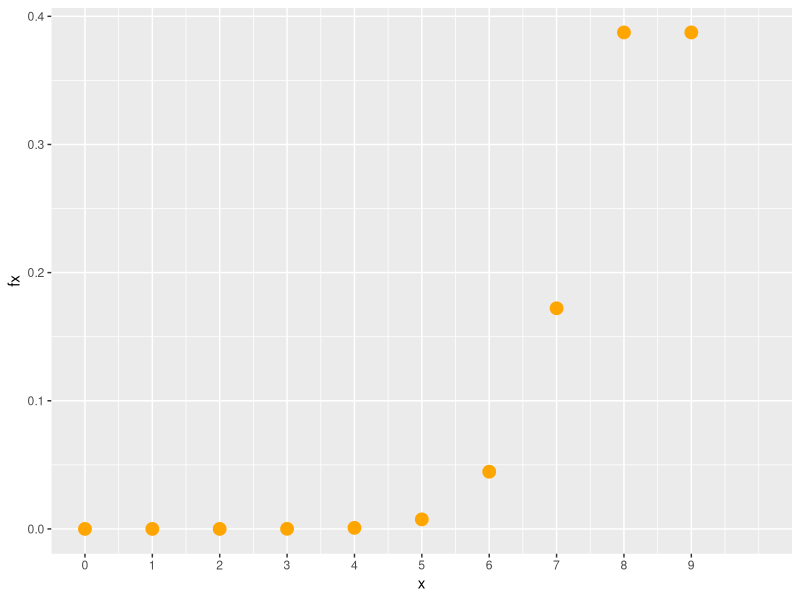
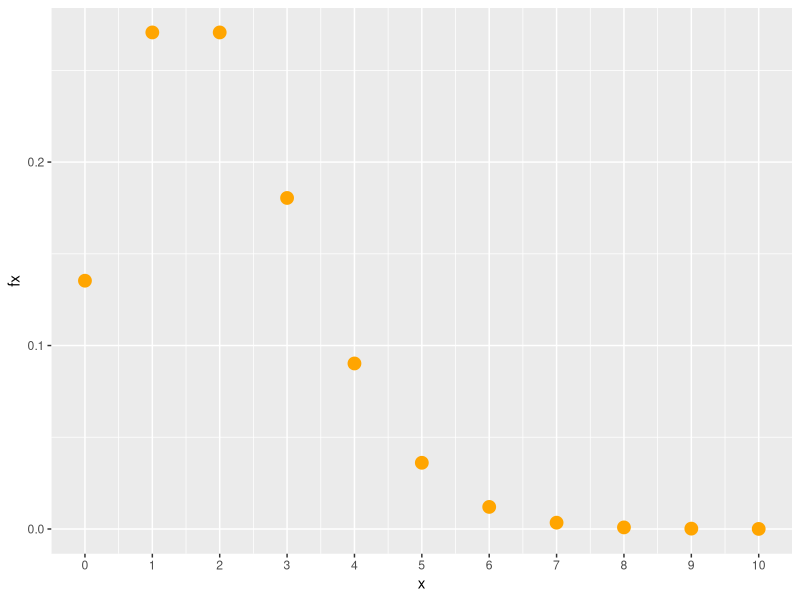
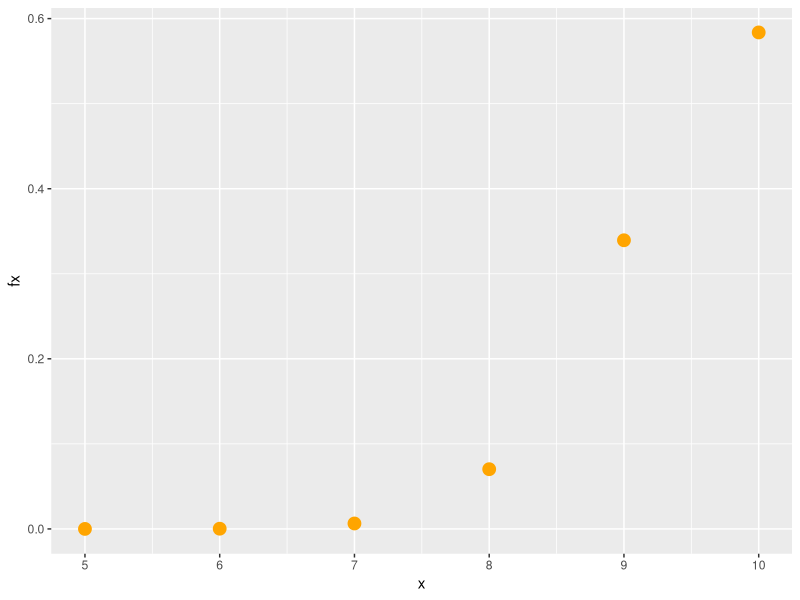
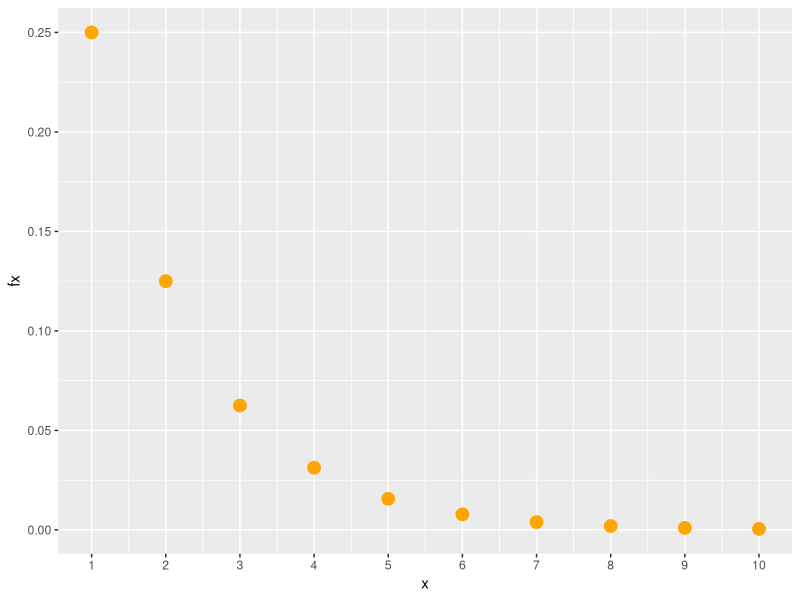
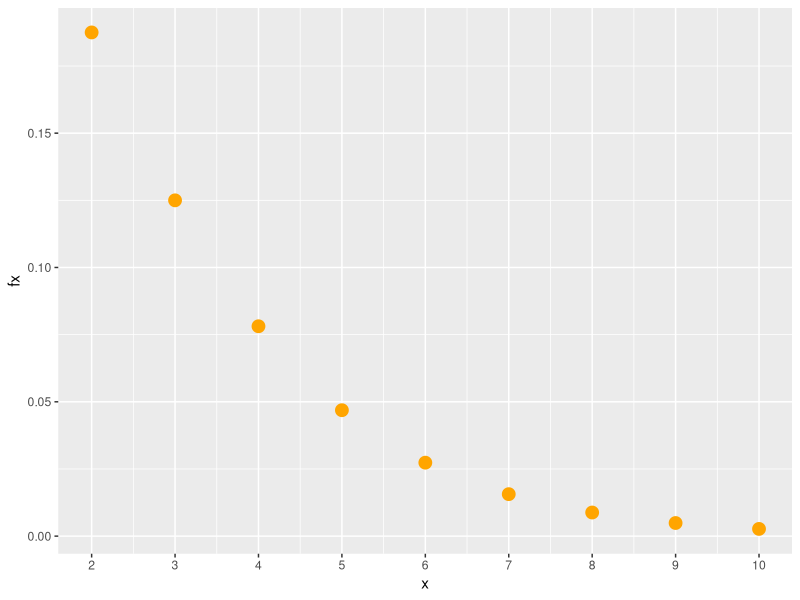
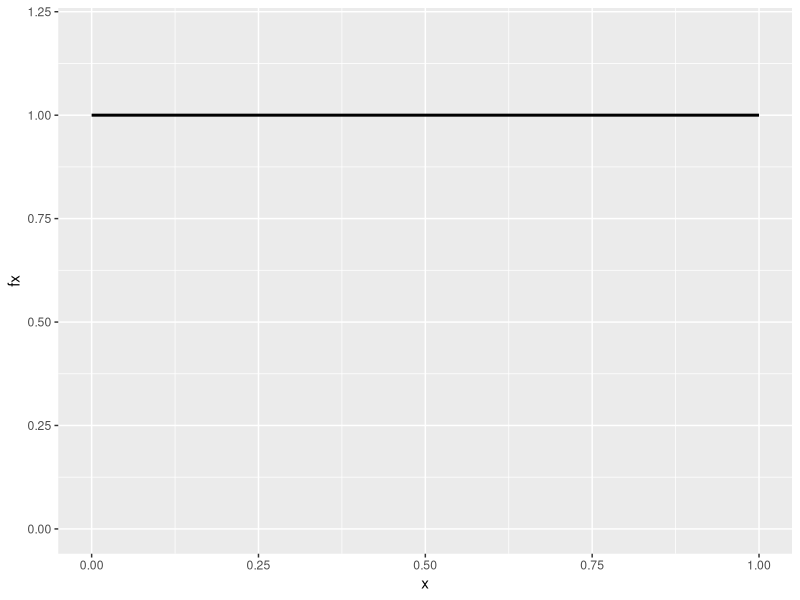
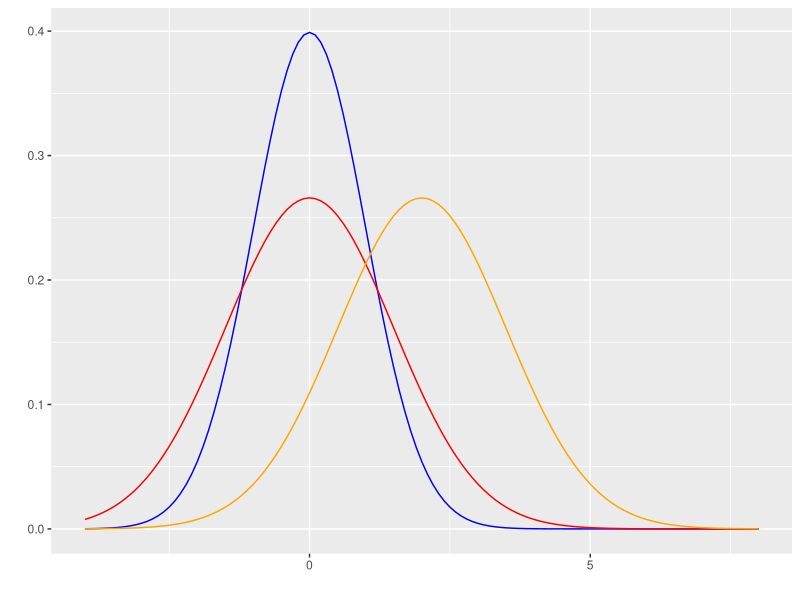
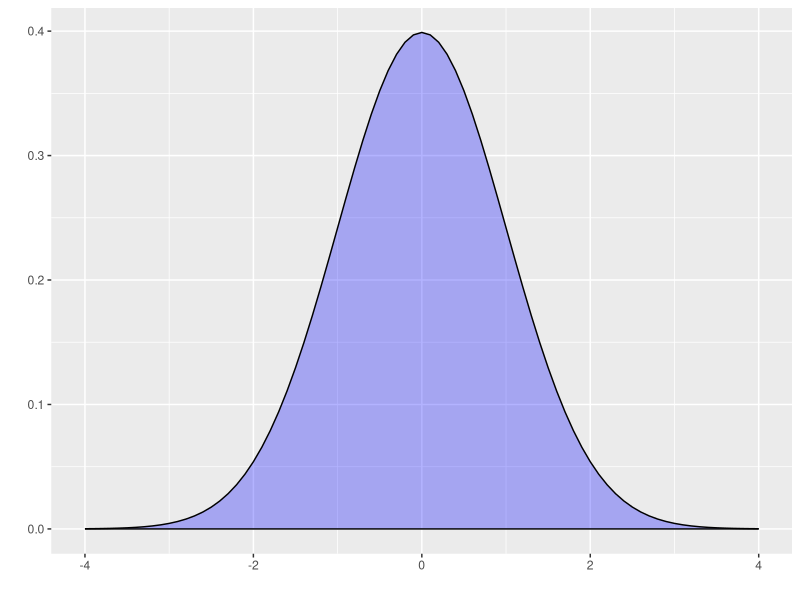

Write R code to recreate these figures, in order.
## ---- chunk 1
knitr::opts_chunk$set(echo = TRUE)

# colores
c0="#0DA5A6" # VERDE CLARO
c1="#E77C00" # NARANJA
c2="#6666FF" # AZUL  
c3="#4CBFBA" # VERDE CLARO  
c4="#E09600" # AMARILLO  
c5="#BC2B6A" # MORADO 

## ---- chunk 2
library(ggplot2)
# modelo binomial  ok
x=0:9
fx=dbinom(x,9,0.90)
dat=data.frame(x,fx)


ggplot(dat) + geom_point(aes(x, fx),colour = "orange", size = 4) +
  scale_x_continuous(limits = c(0, 10),
                     breaks = c(0,1,2,3,4,5,6,7,8,9), 
                     labels = c('0','1','2','3','4','5','6','7','8','9'))
## ---- chunk 3
 dbinom(7,9,0.90)
## ---- chunk 4
# poiss ok
library(ggplot2)
x=0:10
fx=dpois(x,2)
dat=data.frame(x,fx)


ggplot(dat) + geom_point(aes(x, fx),colour = "orange", size = 4) +
  scale_x_continuous(limits = c(0, 10),
                     breaks = c(0,1,2,3,4,5,6,7,8,9,10), 
                     labels = c('0','1','2','3','4','5','6','7','8','9','10'))
## ---- chunk 5
dpois(0,2)
## ---- chunk 6
# hyper ok
library(ggplot2)
x=5:10
fx=dhyper(x,95,5,10)
dat=data.frame(x,fx)


ggplot(dat) + geom_point(aes(x, fx),colour = "orange", size = 4) +
  scale_x_continuous(limits = c(5, 10),
                     breaks = c(5,6,7,8,9,10), 
                     labels = c('5','6','7','8','9','10'))
## ---- chunk 7
# geom 
library(ggplot2)
x=1:10
fx=dgeom(x,0.5)
dat=data.frame(x,fx)


ggplot(dat) + geom_point(aes(x, fx),colour = "orange", size = 4) +
  scale_x_continuous(limits = c(1, 10),
                     breaks = c(1,2,3,4,5,6,7,8,9,10), 
                     labels = c('1','2','3','4','5','6','7','8','9','10'))
## ---- chunk 8
# nbiom
library(ggplot2)
x=2:10
fx=dnbinom(x,2,0.50)
dat=data.frame(x,fx)


ggplot(dat) + geom_point(aes(x, fx),colour = "orange", size = 4) +
  scale_x_continuous(limits = c(2, 10),
                     breaks = c(2,3,4,5,6,7,8,9,10), 
                     labels = c('2','3','4','5','6','7','8','9','10'))
## ---- chunk 9
# uniforme
require(ggplot2)
x= c(0,1) 
fx=c(1,1) 
dat=data.frame(x,fx)
ggplot(data=dat,aes(x=x, y=fx))+ 
  scale_y_continuous(limits=c(0,1.2))+
  geom_line(size = 1) 
## ---- chunk 10
# Distribucion normal
library(ggfortify)

p=ggdistribution(dnorm, seq(-4, 8, 0.1), mean = 0, sd = 1,colour = 'blue')
p=ggdistribution(dnorm, seq(-4, 8, 0.1), mean = 0, sd = 1.5,colour = 'red', p=p)
ggdistribution(dnorm, seq(-4, 8, 0.1),   mean = 2, sd = 1.5,colour = 'orange', p=p)
## ---- chunk 11
library(ggfortify)
ggdistribution(dnorm, seq(-4, 4, 0.1), mean = 0, sd = 1,fill = 'blue')
## ---- chunk 12
pnorm(c(35), mean=30, sd=5, lower.tail=TRUE)
## ---- chunk 13
#exponencial
library(ggfortify)
p=ggdistribution(dexp, seq(0, 10, 0.1),rate=1 ,colour = 'blue')
p=ggdistribution(dexp, seq(0, 10, 0.1),rate=2 ,colour = 'red', p=p)
ggdistribution(dexp, seq(0, 10, 0.1),rate=0.5,colour = 'orange', p=p)
## ---- chunk 14
library(ggfortify)
ggdistribution(pexp, seq(0, 10, 0.1),rate=1 ,colour = 'blue')
## ---- chunk 15
 pexp(20,1/15, lower.tail=FALSE)
## ---- chunk 16
# gamma
library(ggfortify)
p=ggdistribution(dgamma, seq(0, 15, 0.1),shape=3,rate=1 ,colour= 'blue')
p=ggdistribution(dgamma, seq(0, 15, 0.1),shape=2,rate=1 ,colour = 'red', p=p)
ggdistribution(dgamma, seq(0, 15, 0.1),shape=5,rate=1,colour = 'orange', p=p)

## ---- chunk 17
# weibull
library(ggfortify)
p=ggdistribution(dweibull, seq(0, 5, 0.01),shape=0.8,scale=1 ,colour = 'blue')
p=ggdistribution(dweibull, seq(0, 5, 0.01),shape=2,scale=1 ,colour = 'red', p=p)
ggdistribution(dweibull, seq(0, 5, 0.01),shape=2,scale=2,colour = 'orange', p=p)
